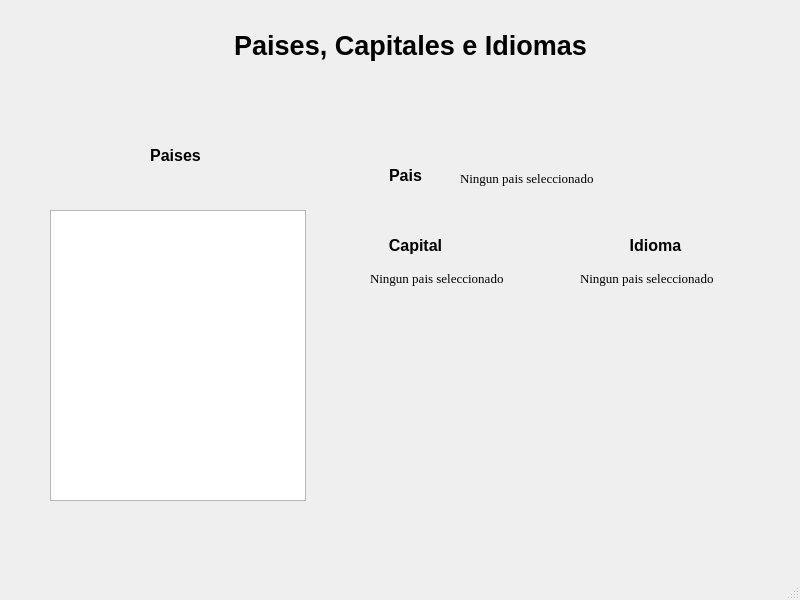
<?xml version="1.0" encoding="UTF-8"?>
<ui version="4.0">
 <class>MainWindow</class>
 <widget class="QMainWindow" name="MainWindow">
  <property name="geometry">
   <rect>
    <x>0</x>
    <y>0</y>
    <width>800</width>
    <height>600</height>
   </rect>
  </property>
  <property name="windowTitle">
   <string>MainWindow</string>
  </property>
  <widget class="QWidget" name="centralwidget">
   <widget class="QLabel" name="label">
    <property name="geometry">
     <rect>
      <x>140</x>
      <y>140</y>
      <width>71</width>
      <height>31</height>
     </rect>
    </property>
    <property name="font">
     <font>
      <pointsize>12</pointsize>
      <bold>true</bold>
     </font>
    </property>
    <property name="text">
     <string>Paises</string>
    </property>
    <property name="alignment">
     <set>Qt::AlignmentFlag::AlignCenter</set>
    </property>
   </widget>
   <widget class="QLabel" name="label_2">
    <property name="geometry">
     <rect>
      <x>380</x>
      <y>230</y>
      <width>71</width>
      <height>31</height>
     </rect>
    </property>
    <property name="font">
     <font>
      <pointsize>12</pointsize>
      <bold>true</bold>
     </font>
    </property>
    <property name="text">
     <string>Capital</string>
    </property>
    <property name="alignment">
     <set>Qt::AlignmentFlag::AlignCenter</set>
    </property>
   </widget>
   <widget class="QLabel" name="label_3">
    <property name="geometry">
     <rect>
      <x>620</x>
      <y>230</y>
      <width>71</width>
      <height>31</height>
     </rect>
    </property>
    <property name="font">
     <font>
      <pointsize>12</pointsize>
      <bold>true</bold>
     </font>
    </property>
    <property name="text">
     <string>Idioma</string>
    </property>
    <property name="alignment">
     <set>Qt::AlignmentFlag::AlignCenter</set>
    </property>
   </widget>
   <widget class="QLabel" name="label_4">
    <property name="geometry">
     <rect>
      <x>210</x>
      <y>30</y>
      <width>401</width>
      <height>31</height>
     </rect>
    </property>
    <property name="font">
     <font>
      <pointsize>20</pointsize>
      <bold>true</bold>
     </font>
    </property>
    <property name="text">
     <string>Paises, Capitales e Idiomas</string>
    </property>
    <property name="alignment">
     <set>Qt::AlignmentFlag::AlignCenter</set>
    </property>
   </widget>
   <widget class="QLabel" name="label_capital">
    <property name="geometry">
     <rect>
      <x>370</x>
      <y>270</y>
      <width>191</width>
      <height>16</height>
     </rect>
    </property>
    <property name="font">
     <font>
      <family>Georgia</family>
      <pointsize>10</pointsize>
     </font>
    </property>
    <property name="text">
     <string>Ningun pais seleccionado</string>
    </property>
   </widget>
   <widget class="QLabel" name="label_idioma">
    <property name="geometry">
     <rect>
      <x>580</x>
      <y>270</y>
      <width>191</width>
      <height>16</height>
     </rect>
    </property>
    <property name="font">
     <font>
      <family>Georgia</family>
      <pointsize>10</pointsize>
     </font>
    </property>
    <property name="text">
     <string>Ningun pais seleccionado</string>
    </property>
   </widget>
   <widget class="QLabel" name="label_5">
    <property name="geometry">
     <rect>
      <x>370</x>
      <y>160</y>
      <width>71</width>
      <height>31</height>
     </rect>
    </property>
    <property name="font">
     <font>
      <pointsize>12</pointsize>
      <bold>true</bold>
     </font>
    </property>
    <property name="text">
     <string>Pais</string>
    </property>
    <property name="alignment">
     <set>Qt::AlignmentFlag::AlignCenter</set>
    </property>
   </widget>
   <widget class="QLabel" name="label_pais">
    <property name="geometry">
     <rect>
      <x>460</x>
      <y>170</y>
      <width>191</width>
      <height>16</height>
     </rect>
    </property>
    <property name="font">
     <font>
      <family>Georgia</family>
      <pointsize>10</pointsize>
     </font>
    </property>
    <property name="text">
     <string>Ningun pais seleccionado</string>
    </property>
   </widget>
   <widget class="QListWidget" name="listWidget_paises">
    <property name="geometry">
     <rect>
      <x>50</x>
      <y>210</y>
      <width>256</width>
      <height>291</height>
     </rect>
    </property>
   </widget>
  </widget>
  <widget class="QMenuBar" name="menubar">
   <property name="geometry">
    <rect>
     <x>0</x>
     <y>0</y>
     <width>800</width>
     <height>21</height>
    </rect>
   </property>
  </widget>
  <widget class="QStatusBar" name="statusbar"/>
 </widget>
 <resources/>
 <connections/>
</ui>
